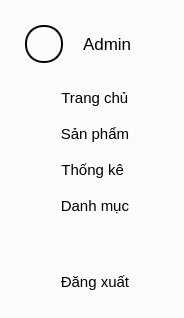
     <widget class="QWidget" name="widget_3" native="true">
      <property name="styleSheet">
       <string notr="true">QWidget{
	max-width: 170px;
	background-color: #FBFBFA;
	border-right: 2px solid #FBFBFA;
	padding: 0px;
	margin: 10px;
	margin-right: 0px;
	border-radius: 20px;
}</string>
      </property>
      <layout class="QVBoxLayout" name="verticalLayout_2">
       <item>
        <widget class="QWidget" name="widget_4" native="true">
         <property name="styleSheet">
          <string notr="true">margin: 5px;</string>
         </property>
         <layout class="QHBoxLayout" name="horizontalLayout_4">
          <item>
           <widget class="QLabel" name="label_12">
            <property name="font">
             <font>
              <pointsize>10</pointsize>
              <bold>true</bold>
             </font>
            </property>
            <property name="styleSheet">
             <string notr="true">min-height: 34px;
max-height: 34px;
min-width: 34px;
max-width: 34px;
border: 2px solid black;
border-radius: 18px;</string>
            </property>
            <property name="text">
             <string/>
            </property>
            <property name="pixmap">
             <pixmap>../../../Python-App-A-/SPCK/Windows/Image/icon.png</pixmap>
            </property>
            <property name="scaledContents">
             <bool>true</bool>
            </property>
           </widget>
          </item>
          <item>
           <widget class="QLabel" name="label">
            <property name="font">
             <font>
              <family>Segoe UI</family>
              <pointsize>13</pointsize>
              <bold>false</bold>
             </font>
            </property>
            <property name="text">
             <string>Admin</string>
            </property>
           </widget>
          </item>
         </layout>
        </widget>
       </item>
       <item>
        <widget class="QPushButton" name="btn_home">
         <property name="font">
          <font>
           <family>Segoe UI</family>
           <pointsize>11</pointsize>
          </font>
         </property>
         <property name="styleSheet">
          <string notr="true">QPushButton{
	max-height: 22px;
	padding: 6px;
	border-radius: 10px;
	background-color: #FBFBFA;
	border-right: 2px #FBFBFA solid;
	min-width: 140px;
	max-width: 140px;
	margin-bottom: 0px;
	margin-top: 0px;
}

QPushButton::hover{
	max-height: 22px;
	padding: 6px;
	border-radius: 10px;
	background-color: #d2d2d2;
	border-right: 2px #d2d2d2 solid;
	min-width: 140px;
	max-width: 140px;
	margin-bottom: 0px;
	margin-top: 0px;
}</string>
         </property>
         <property name="text">
          <string> Trang chủ  </string>
         </property>
         <property name="icon">
          <iconset>
           <normaloff>../Image/home_a.png</normaloff>../Image/home_a.png</iconset>
         </property>
         <property name="iconSize">
          <size>
           <width>24</width>
           <height>24</height>
          </size>
         </property>
        </widget>
       </item>
       <item>
        <widget class="QPushButton" name="btn_product">
         <property name="font">
          <font>
           <family>Segoe UI</family>
           <pointsize>11</pointsize>
          </font>
         </property>
         <property name="styleSheet">
          <string notr="true">QPushButton{
	max-height: 22px;
	padding: 6px;
	border-radius: 10px;
	background-color: #FBFBFA;
	border-right: 2px #FBFBFA solid;
	min-width: 140px;
	max-width: 140px;
	margin-bottom: 0px;
	margin-top: 0px;
}

QPushButton::hover{
	max-height: 22px;
	padding: 6px;
	border-radius: 10px;
	background-color: #d2d2d2;
	border-right: 2px #d2d2d2 solid;
	min-width: 140px;
	max-width: 140px;
	margin-bottom: 0px;
	margin-top: 0px;
}</string>
         </property>
         <property name="text">
          <string> Sản phẩm  </string>
         </property>
         <property name="icon">
          <iconset>
           <normaloff>../Image/shopping_d.png</normaloff>../Image/shopping_d.png</iconset>
         </property>
         <property name="iconSize">
          <size>
           <width>24</width>
           <height>24</height>
          </size>
         </property>
        </widget>
       </item>
       <item>
        <widget class="QPushButton" name="btn_statistic">
         <property name="font">
          <font>
           <family>Segoe UI</family>
           <pointsize>11</pointsize>
          </font>
         </property>
         <property name="styleSheet">
          <string notr="true">QPushButton{
	max-height: 22px;
	padding: 6px;
	border-radius: 10px;
	background-color: #FBFBFA;
	border-right: 2px #FBFBFA solid;
	min-width: 140px;
	max-width: 140px;
	margin-bottom: 0px;
	margin-top: 0px;
}

QPushButton::hover{
	max-height: 22px;
	padding: 6px;
	border-radius: 10px;
	background-color: #d2d2d2;
	border-right: 2px #d2d2d2 solid;
	min-width: 140px;
	max-width: 140px;
	margin-bottom: 0px;
	margin-top: 0px;
}</string>
         </property>
         <property name="text">
          <string> Thống kê   </string>
         </property>
         <property name="icon">
          <iconset>
           <normaloff>../Image/chart_bar_d.png</normaloff>../Image/chart_bar_d.png</iconset>
         </property>
         <property name="iconSize">
          <size>
           <width>24</width>
           <height>24</height>
          </size>
         </property>
        </widget>
       </item>
       <item>
        <widget class="QPushButton" name="btn_catgory">
         <property name="font">
          <font>
           <family>Segoe UI</family>
           <pointsize>11</pointsize>
          </font>
         </property>
         <property name="styleSheet">
          <string notr="true">QPushButton{
	max-height: 22px;
	padding: 6px;
	border-radius: 10px;
	background-color: #FBFBFA;
	border-right: 2px #FBFBFA solid;
	min-width: 140px;
	max-width: 140px;
	margin-bottom: 0px;
	margin-top: 0px;
}

QPushButton::hover{
	max-height: 22px;
	padding: 6px;
	border-radius: 10px;
	background-color: #d2d2d2;
	border-right: 2px #d2d2d2 solid;
	min-width: 140px;
	max-width: 140px;
	margin-bottom: 0px;
	margin-top: 0px;
}</string>
         </property>
         <property name="text">
          <string> Danh mục  </string>
         </property>
         <property name="icon">
          <iconset>
           <normaloff>../Image/category_a.png</normaloff>../Image/category_a.png</iconset>
         </property>
         <property name="iconSize">
          <size>
           <width>24</width>
           <height>24</height>
          </size>
         </property>
        </widget>
       </item>
       <item>
        <spacer name="verticalSpacer">
         <property name="orientation">
          <enum>Qt::Orientation::Vertical</enum>
         </property>
         <property name="sizeHint" stdset="0">
          <size>
           <width>20</width>
           <height>40</height>
          </size>
         </property>
        </spacer>
       </item>
       <item>
        <widget class="QPushButton" name="btn_log_out">
         <property name="font">
          <font>
           <family>Segoe UI</family>
           <pointsize>11</pointsize>
          </font>
         </property>
         <property name="styleSheet">
          <string notr="true">QPushButton{
	max-height: 22px;
	padding: 6px;
	border-radius: 10px;
	background-color: #FBFBFA;
	border-right: 2px #FBFBFA solid;
	min-width: 140px;
	max-width: 140px;
	margin-top: 0px;
}

QPushButton::hover{
	max-height: 22px;
	padding: 6px;
	border-radius: 10px;
	background-color: #d2d2d2;
	border-right: 2px #d2d2d2 solid;
	min-width: 140px;
	max-width: 140px;
	margin-top: 0px;
}</string>
         </property>
         <property name="text">
          <string> Đăng xuất  </string>
         </property>
         <property name="icon">
          <iconset>
           <normaloff>../Image/log_out.png</normaloff>../Image/log_out.png</iconset>
         </property>
         <property name="iconSize">
          <size>
           <width>24</width>
           <height>24</height>
          </size>
         </property>
        </widget>
       </item>
      </layout>
     </widget>
